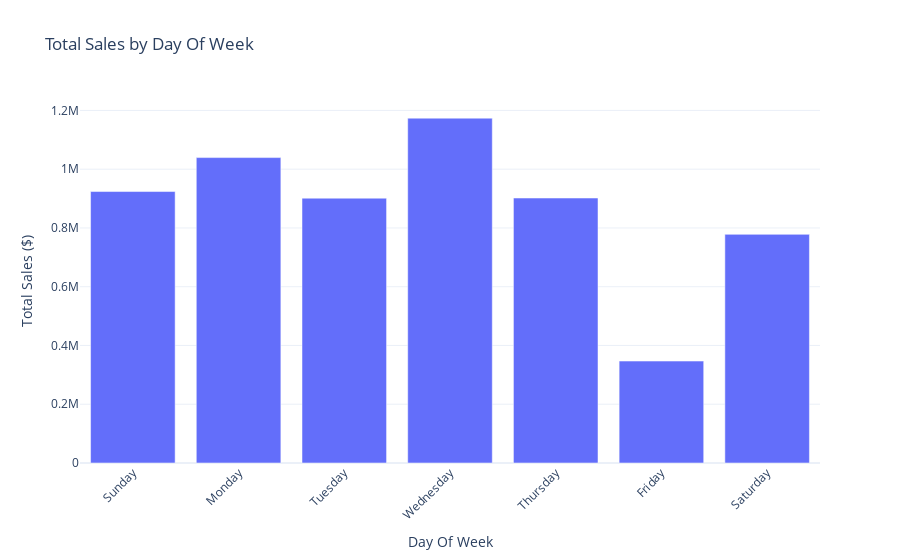

Here is the notebook cell this chart was saved with:
### Markdown cell above
## Total Sales($) by Week Day

### Code cell
weekday_sales = sales_data_da.groupBy('DayOfWeek').agg(F.sum('Total Sales').alias('Total Sales'))
weekday_sales_pd = weekday_sales.toPandas().sort_values('DayOfWeek')
days_of_week = ['Sunday', 'Monday', 'Tuesday', 'Wednesday', 'Thursday', 'Friday', 'Saturday']
weekday_sales_pd['DayOfWeek'] = weekday_sales_pd['DayOfWeek'].apply(lambda x: days_of_week[x])

fig = go.Figure()
fig.add_trace(go.Bar(
    x=weekday_sales_pd['DayOfWeek'],
    y=weekday_sales_pd['Total Sales']
))
fig.update_layout(
    title='Total Sales by Day Of Week',
    xaxis_title='Day Of Week',
    yaxis_title='Total Sales ($)',
    xaxis_tickangle=-45,
    template='plotly_white'
)
fig.show()

### Figure 1 — Plotly figure (JSON) as saved in the notebook; plotly's stock layout.template omitted (floating-point values rounded to 4 significant figures)
{"data": [{"type": "bar", "x": ["Sunday", "Monday", "Tuesday", "Wednesday", "Thursday", "Friday", "Saturday"], "y": [924000.0, 1040000.0, 901500.0, 1174000.0, 902000.0, 347000.0, 778300.0]}], "layout": {"title": {"text": "Total Sales by Day Of Week"}, "xaxis": {"tickangle": -45, "title": {"text": "Day Of Week"}}, "yaxis": {"title": {"text": "Total Sales ($)"}}}}
